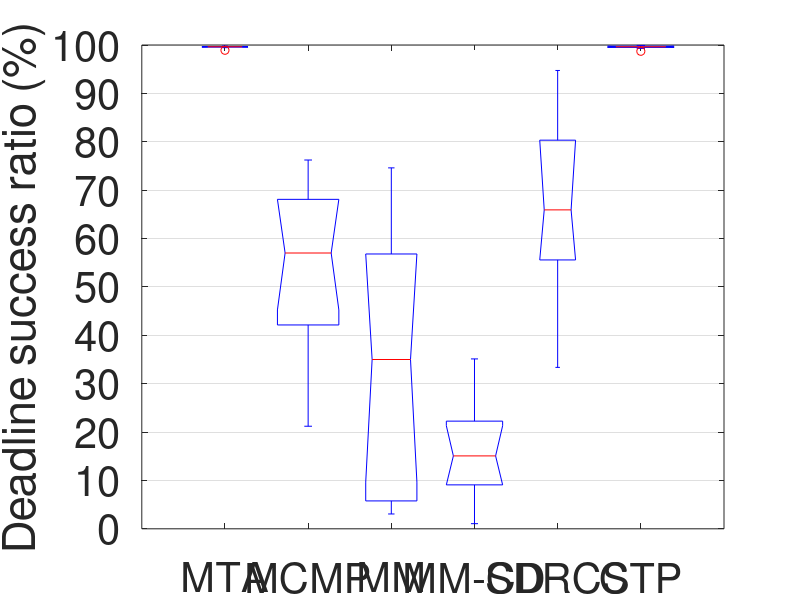

Write MATLAB code to recreate this figure. (Note: this script raises an error after producing the figure.)
%%%%%%%%%%%%%%%%%%%%%%%%%%%%%%%%%%%%%%%%%%%%%%%%%%%%%%%%%%%%%%%%%%%%%%%%%%%%%%%%%%%%%%%
%   Author: Xiaohui Liu (whulxh@gmail.com)
%   Date:   9/28/2011
%   Function: prepares figures for display
%%%%%%%%%%%%%%%%%%%%%%%%%%%%%%%%%%%%%%%%%%%%%%%%%%%%%%%%%%%%%%%%%%%%%%%%%%%%%%%%%%%%%%%%
%% deadline success ratio
cd ~/Dropbox/tOR/figures/;
% 'm' for min
protocols = {'MTA'; 'MCMP'; 'MM'; 'MM-CD'; 'SDRCS'; 'CTP';};
%% Deadline success ratio
metric = 'Deadline success ratio';
PROTOCOL_CNTS = size(protocols, 1);
pdr = cell(PROTOCOL_CNTS, 1);
idx = 1;
% MTA
t = [
0.99559550651107
0.99449259412092
0.98911856101553
0.99671318599741
0.99610418588429
0.99691694427128
0.99634961491786
0.99797118926116
0.9965933580647    
];
pdr{idx} = t;
idx = idx + 1;

% MCMP
t = [
0.62844831282671
0.67589339914378
0.58300635965609
0.5571628558753
0.42495481940366
0.69626113637481
0.75052336262265
0.76228202702012
0.3180889645164
0.21203611600959
0.41061131534154
0.52827013617205 
];
pdr{idx} = t;
idx = idx + 1;

% MMSPEED
t = [
0.045142296909017
0.036421994687095
0.03069287403663
0.24119183234171
0.095292782871355
0.45875052564168
0.74604028531108
0.48306960182863
0.60961937047833
0.59639903174485   
];
pdr{idx} = t;
idx = idx + 1;

% MMSPEED-CD
t = [
0.15071517312864
0.20614994001438
0.010649040978829
0.28177346982126
0.18908034190096
0.11231665421555
0.35117546010283
0.2390014759863
0.036681477703798
0.069376869251023
0.11715096939529
];
pdr{idx} = t;
idx = idx + 1;

% SDRCS
t = [
0.33367343266212
0.62268088666514
0.48882485494182
0.94736234163237
0.75746890096067
0.84912610982236
0.6592171293348    
];
pdr{idx} = t;
idx = idx + 1;

% CTP
t = [
0.99866301131405
0.99837944479719
0.99761065889118
0.99633257403189
0.99635538997327
0.99295522436554
0.99910877050841
0.99688060314276
0.9976100781788
0.98703783367245
0.9950174367478
0.99400450835611
0.9959069868382
];
pdr{idx} = t;
idx = idx + 1;

% display
data = pdr;
group = zeros(0);
dataDisp = zeros(0);
for i = 1 : size(data, 1)
    group = [group ; ones(size(data{i})) + i - 1];
    dataDisp = [dataDisp ; data{i}];
end
figure('name', metric);
% title([metric 'for different protocols']);
h = boxplot(dataDisp * 100, group, 'notch', 'on');
set(gca, 'FontSize', 30, 'YGrid', 'on', 'xtick', 1:size(protocols, 1), 'XTickLabel', protocols, 'ytick', 0:10:100);
%xlabel('Protocols');
ylabel([metric ' (%)']);
%
maximize;
set(gcf, 'Color', 'white'); % Sets figure background
export_fig 'dcr_peers_light' -eps;
export_fig 'dcr_peers_light' -jpg -zbuffer;
saveas(gcf, 'dcr_peers_light.fig');
% saveas(h, 'foo.fig');
% xticklabel_rotate(1 : size(protocols, 1), 90, protocols);

%% PDR
metric = 'Packet delivery ratio';
PROTOCOL_CNTS = size(protocols, 1);
pdr = cell(PROTOCOL_CNTS, 1);
idx = 1;
% MTA
t = [
0.99656713517715
0.99514059867824
0.99067357512953
0.9967943515663
0.99675351026702
0.99732262382865
0.99659298316772
0.99801176709272
0.99671506204883    
];
% t = t(t >= .9);
pdr{idx} = t;
idx = idx + 1;

% MCMP
t = [
0.83452129782745
0.89361891219339
0.89324147641557
0.73020277481323
0.6157227677552
0.9523294140798
0.82750011776344
0.88629551373397
0.75123502356482
0.61693313483073
0.74065864471184
0.69529753106695  
];
pdr{idx} = t;
idx = idx + 1;

% MMSPEED
t = [
0.70284984167546
0.60938120356191
0.40890397545532
0.58136307840102
0.64151568714096
0.45931465565353
0.74915392694597
0.48513576779026
0.61287081592724
0.59687629414897
];
pdr{idx} = t;
idx = idx + 1;

% MMSPEED-CD
t = [
0.73912192576163
0.52272158237356
0.60263307804291
0.71096449890041
0.78936032737454
0.56248437890527
0.73273304533389
0.66533957845433
0.53103891926664
0.6510752345096
0.49396709323583    
];
pdr{idx} = t;
idx = idx + 1;

% SDRCS
t = [
0.48596198732911
0.80718046515484
0.65933749794509
0.98724782680007
0.94122716304722
0.90460752529718
0.89971074558563    
];
pdr{idx} = t;
idx = idx + 1;

% CTP
t = [
0.99955434914719
0.99963542088633
0.99898756732677
0.99920273348519
0.99951405199644
0.99890688259109
0.99991897913713
0.99959491209592
0.99971644995342
0.99939251579459
0.99955442135537
0.99967596905504
0.99979740680713    
];
pdr{idx} = t;
idx = idx + 1;

% display
data = pdr;
group = zeros(0);
dataDisp = zeros(0);
for i = 1 : size(data, 1)
    group = [group ; ones(size(data{i})) + i - 1];
    dataDisp = [dataDisp ; data{i}];
end
figure('name', metric);
% title([metric 'for different protocols']);
h = boxplot(dataDisp * 100, group, 'notch', 'on');
set(gca, 'FontSize', 30, 'YGrid', 'on', 'xtick', 1:size(protocols, 1), 'XTickLabel', protocols, 'ytick', 0:10:100);
ylabel([metric ' (%)']);
%
maximize;
set(gcf, 'Color', 'white'); % Sets figure background
export_fig 'pdr_peers_light' -eps;
export_fig 'pdr_peers_light' -jpg -zbuffer;
saveas(gcf, 'pdr_peers_light.fig');
% saveas(h, 'foo.fig');
% xticklabel_rotate(1 : size(protocols, 1), 90, protocols);

%% NTX
metric = 'Number of transmissions per packet delivered';
PROTOCOL_CNTS = size(protocols, 1);
pdr = cell(PROTOCOL_CNTS, 1);
idx = 1;
% MTA
t = [
3.25172234498895
3.70030600950583
4.25287656903766
4.28235294117647
3.78743587655728
3.60886719544438
4.33002319807904
3.30663522523988
4.11087602229727    
];
pdr{idx} = t;
idx = idx + 1;

% MCMP
t = [
18.2979842842501
16.4627548483342
19.2775995045882
23.0901052323882
31.0107556791841
15.8448186796157
14.1943985882621
13.9072462161113
34.1785336356765
48.1668240478439
26.2719110731082
26.9299267774191   
];
pdr{idx} = t;
idx = idx + 1;

% MMSPEED
t = [
57.4429339234904
64.4929262844378
95.7391443167305
50.1214541448637
46.8835887721715
63.8042527339004
48.4924059506192
74.2815440289506
48.1619499568594
53.5189810684904
];
pdr{idx} = t;
idx = idx + 1;

% MMSPEED-CD
t = [
44.8907325684025
50.4352772123099
83.0780380212163
34.4700986890558
32.4364256480218
53.9815596534104
31.2596249467254
39.9292502639916
68.0284675953967
60.9039498186808
83.687515420676  
];
pdr{idx} = t;
idx = idx + 1;

% SDRCS
t = [
11.8789625360231
8.06127375449409
7.95680359035093
3.99738339494123
6.23599157663432
6.69711120764553
7.64697696737044  
];
pdr{idx} = t;
idx = idx + 1;

% CTP
t = [
4.13209306095979
4.24180410908944
4.54220042159883
4.52891827197082
4.05894984199011
4.80330725894703
4.23210306688814
4.20959636894148
4.23784440842788
4.81659034728695
5.14508023990922
4.77055224666748
4.35213779128673
];
pdr{idx} = t;
idx = idx + 1;

% display
data = pdr;
group = zeros(0);
dataDisp = zeros(0);
for i = 1 : size(data, 1)
    group = [group ; ones(size(data{i})) + i - 1];
    dataDisp = [dataDisp ; data{i}];
end
figure('name', metric);
% title([metric 'for different protocols']);
h = boxplot(dataDisp, group, 'notch', 'on');
set(gca, 'FontSize', 30, 'YGrid', 'on', 'xtick', 1:size(protocols, 1), 'XTickLabel', protocols);
ylabel(metric);
%
maximize;
set(gcf, 'Color', 'white'); % Sets figure background
export_fig 'ntx_peers_light' -eps;
export_fig 'ntx_peers_light' -jpg -zbuffer;
saveas(gcf, 'ntx_peers_light.fig');
% saveas(h, 'foo.fig');
% xticklabel_rotate(1 : size(protocols, 1), 90, protocols);